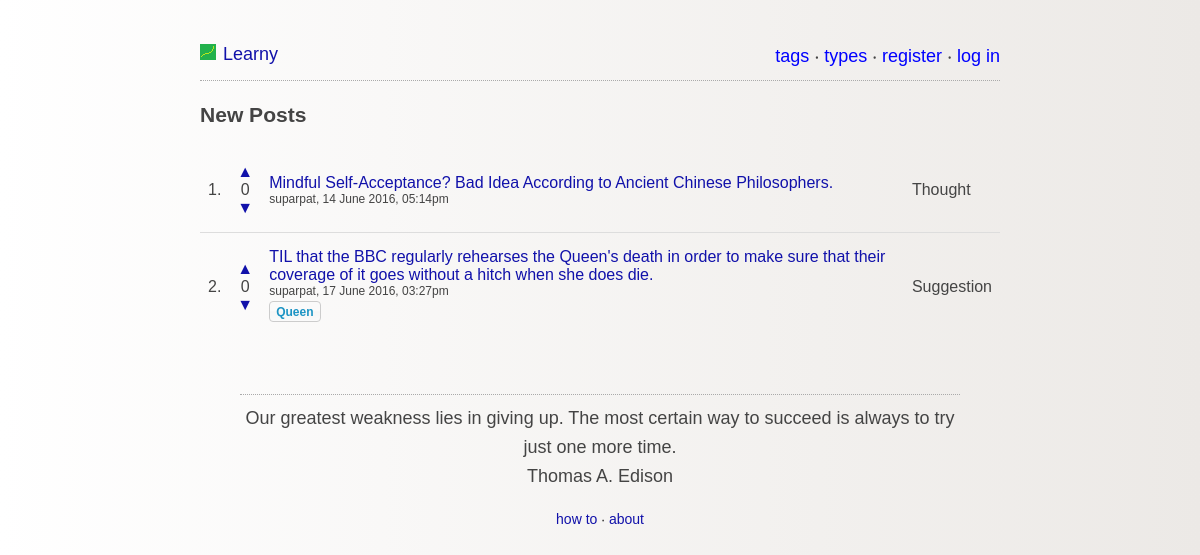
The page / on the database its author committed.
### tables this page shows
CREATE TABLE IF NOT EXISTS `posts` (
  `id` int(11) NOT NULL AUTO_INCREMENT,
  `subject` varchar(300) NOT NULL,
  `content` text NOT NULL,
  `uid` int(11) NOT NULL,
  `votes` int(11) NOT NULL DEFAULT '0',
  `created_at` timestamp NOT NULL DEFAULT CURRENT_TIMESTAMP,
  `updated_at` timestamp NULL DEFAULT CURRENT_TIMESTAMP ON UPDATE CURRENT_TIMESTAMP,
  PRIMARY KEY (`id`),
  KEY `author` (`uid`)
);

CREATE TABLE IF NOT EXISTS `users` (
  `uid` int(11) NOT NULL AUTO_INCREMENT,
  `username` varchar(25) NOT NULL,
  `password` varchar(255) NOT NULL,
  `email` varchar(100) NOT NULL,
  `created_at` timestamp NOT NULL DEFAULT CURRENT_TIMESTAMP,
  PRIMARY KEY (`uid`),
  UNIQUE KEY `username` (`username`),
  UNIQUE KEY `email` (`email`)
);

### lib/postClass.php (called while the page is built, shortened)
<?php
	class postClass{
		public function fetchPosts($limit, $page){
			try{
				$db = getDB();
				$stmt = $db->prepare("
					SELECT posts.id AS id,
					posts.subject AS subject,
					posts.content AS content,
					posts.uid AS uid,
					users.username AS username,
					posts.created_at AS created_at,
					posts.updated_at AS updated_at,
					types.name AS type,
					posts.votes AS votes,
					GROUP_CONCAT(tags.name ORDER BY tags.name SEPARATOR '\t') AS tags
					FROM posts
					INNER JOIN users ON posts.uid=users.uid
					INNER JOIN posts_type ON posts.id=posts_type.post_id
					INNER JOIN types ON types.id=posts_type.type_id
					LEFT JOIN posts_tags ON posts.id=posts_tags.post_id
					LEFT JOIN tags ON posts_tags.tag_id=tags.id
					GROUP BY posts.id
					ORDER BY updated_at DESC
					LIMIT :limit OFFSET :offset");
				$stmt->bindParam("limit", $limit,PDO::PARAM_INT);
				$offset = ($page-1)*$limit;
				$stmt->bindParam("offset", $offset,PDO::PARAM_INT);
				$stmt->execute();
				$data = $stmt->fetchAll(PDO::FETCH_OBJ);
				$voteClass = new voteClass();
				$postIdsArray = array_map(create_function('$o', 'return $o->id;'), $data);
				$result = $voteClass->checkIfUserVoted($_SESSION['uid'], $postIdsArray);
				return array('postsData'=>$data, 'votesData'=>$result);
			}
			catch(PDOException $e) {
				echo '{"error":{"text":'. $e->getMessage() .'}}';
			}
		}
		public function fetchPostsCount(){
			try{
				$db = getDB();
				$stmt = $db->prepare("SELECT count(*) FROM posts");
				$stmt->execute();
				$data = $stmt->fetchColumn();
				return $data;
			}
			catch(PDOException $e) {
				echo '{"error":{"text":'. $e->getMessage() .'}}';
			}
		}
	}
?>

### index.php (the view, shortened to what this page needs)
<?php
	require_once('lib/postClass.php');
	if(isset($_GET['page'])){
		$page = $_GET['page'];
	}else{
		$page = 1;
	}
	$postClass = new postClass();
	$postsPerPage = 15;
	$data = $postClass->fetchPosts($postsPerPage, $page);
	$postCount = $postClass->fetchPostsCount();
?>
<html>
	<head>
		<?php include 'partials/header.php' ?>
        <link rel="stylesheet" type="text/css" href="js/jquery-ui/jquery-ui.css">
        <link rel="stylesheet" type="text/css" href="lib/vendor/aehlke-tag-it/css/jquery.tagit.css">
	</head>
	<body>
		<div id="content">
			<?php include 'partials/top_menu.php' ?>
			<header>
				<h3>New Posts</h3>
			</header>
			<?php
			echo "<table>";
				foreach ($data['postsData'] as $key=>$post){
					$postNumber = ($page-1)*$postsPerPage+($key+1);
					$postTags = preg_split('/\t/', $post->tags);
					$upvoted = 0;
					$downvoted = 0;
					echo "<tr>";
					echo "<td>$postNumber. </td>
					<td style='text-align:center'><div>";
						if($upvoted){
							echo "<a href='#' class='upvoted' style='color:grey' data-pid=$post->id>▲</a>";
						}
						else{
							echo "<a href='#' class='upvote' data-pid=$post->id>▲</a>";
						}
						echo "</div><div class='voteCount'>$post->votes</div><div>";
						if($downvoted){
							echo "<a href='#' class='downvoted' style='color:grey' data-pid=$post->id>▼</a>";
						}
						else{
							echo "<a href='#' class='downvote' data-pid=$post->id>▼</a>";
						}
						echo "</div></td>
					<td><a href=post.php?id=$post->id>".htmlspecialchars($post->subject, ENT_QUOTES, 'UTF-8')."</a>
					<br><span style='font-size:12px'>$post->username, ".date('j F Y\, h:ia', strtotime($post->created_at))."</span>";
					if($postTags[0]!=""){
						echo "<br><ul class='tags_display'>";
						echo "</ul>";
					}
					echo "</td><td>$post->type</td></tr>";
				}
			echo "</table>";
			?>
			<?php include 'partials/quote_block.php' ?>
			<?php include 'partials/footer.php' ?>
		</div>
	</body>
</html>

### css/style.css (style rules this page uses)
body { background: #ECE9E6; background: -webkit-linear-gradient(to left, #ECE9E6 , #FFFFFF); background: linear-gradient(to left, #ECE9E6 , #FFFFFF); margin:40px auto; max-width:800px; line-height:1.6; font-size:18px; font-family: helvetica, sans-serif; color:#444; padding:0 10px; word-wrap: break-word; }
h1,h2,h3,h4 { line-height:1.2; }
a { text-decoration:none; color:#11a; }
table { border-collapse: collapse; width: 100%; }
td { vertical-align: middle; }
th, td { padding: 15px 8px 15px 8px; text-align: left; border-bottom: 1px solid #ddd; }
tr:last-child td { border-bottom: 0px !important; }

### index.php (style rules this page uses)
.ui-widget-content { border: 0px; background: transparent; }
ul.tagit { margin-top: 0px; margin-bottom: 0px; font-size: 12px; padding-left: 0px; }

### rows shown on the page
posts: postNumber "1", votes "0", subject "Mindful Self-Acceptance? Bad Idea According to Ancient Chinese Philosophers.", uid.username "suparpat", created_at "14 June 2016, 05:14pm", type "Thought"
posts: postNumber "2", votes "0", subject "TIL that the BBC regularly rehearses the Queen's death in order to make sure that their coverage of it goes without a hitch when she does die.", uid.username "suparpat", created_at "17 June 2016, 03:27pm", type "Suggestion"

### other values the page prints
$quote "Our greatest weakness lies in giving up. The most certain way to succeed is always to try just one more time."
$quote_author "Thomas A. Edison"
